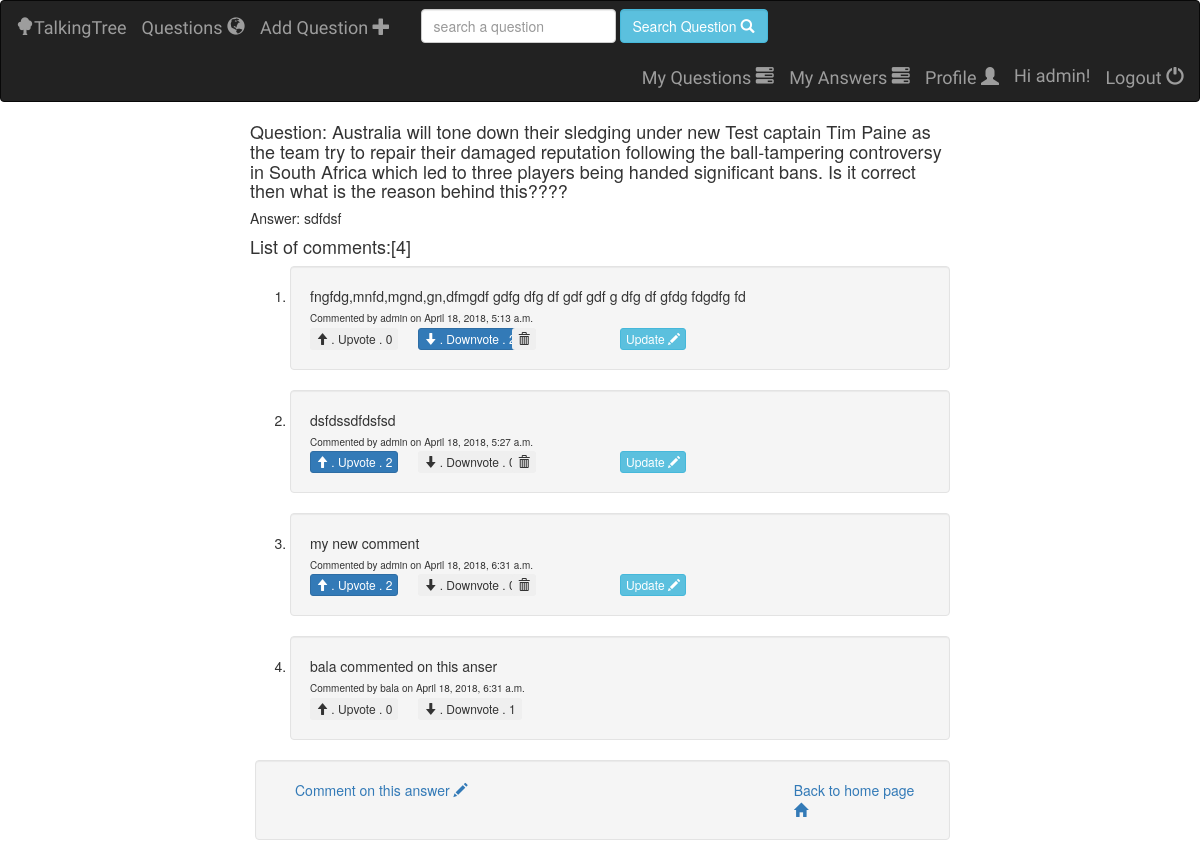
/talkingtree/questions/18/answers/31/comments/ (signed in), run on the app's committed database.
### talkingtree/models.py (models this page shows, shortened)
class Question(models.Model):
    user = models.ForeignKey(User, on_delete=models.DO_NOTHING)
    question_text = models.CharField(null=False, max_length=1023)
    created_date = models.DateTimeField(default=timezone.now())
    class Meta:
        ordering = ['-id']

class Answer(models.Model):
    question = models.ForeignKey(Question, on_delete=models.CASCADE)
    user = models.ForeignKey(User, on_delete=models.DO_NOTHING, default=None)
    answer_text = models.CharField(max_length=1023)
    created_date = models.DateTimeField(default=timezone.now())
    class Meta:
        ordering = ['-id']

class Comment(models.Model):
    answer = models.ForeignKey(Answer, on_delete=models.CASCADE)
    user = models.ForeignKey(User, on_delete=models.DO_NOTHING, null=True, blank=True)
    comment_text = models.CharField(null=False, blank=False, max_length=1023)
    created_date = models.DateTimeField(default=timezone.now())

### talkingtree/views/comment.py (the view)
# urls.py: url(r'^questions/(?P<question_id>[0-9]+)/answers/(?P<answer_id>[0-9]+)/comments/$', comment.comment, name='comment'),
def comment(request, question_id, answer_id):
    try:
        answer = Answer.objects.get(pk=answer_id)
        question = Question.objects.filter(answer__id=answer_id).first()
        comments = Comment.objects.filter(answer = answer)
        count_comment = answer.comment_set.count();
        comments_list = []
        for comment in comments:
            count_votecomment = Votecomment.objects.filter(vote=True, comment=comment).count()
            count_downvotecomment = Votecomment.objects.filter(vote=False, comment=comment).count()
            count_uservotecomment = None
            if request.user.is_authenticated:
                count_uservotecomment = Votecomment.objects.filter(user=request.user, comment=comment).count()
            if count_uservotecomment > 0:
                votecomment = Votecomment.objects.filter(user=request.user, comment=comment).first()
                comments_list.append(
                    {
                        'comment': comment,
                        'vote': votecomment.vote,
                        'count_upvotecomment': count_votecomment,
                        'count_downvotecomment': count_downvotecomment
                    }
                )
            else:
                comments_list.append(
                    {
                        'comment': comment,
                        'vote': None,
                        'count_upvotecomment': count_votecomment,
                        'count_downvotecomment': count_downvotecomment
                    }
                )
    except Question.DoesNotExist:
        raise Http404('comment Does not Exist.')
    return render(request, 'talkingtree/comment.html', {'question':question, 'answer' : answer,
                                                         'all_comment': comments_list, 'count_comment':count_comment,
                                                        })

### talkingtree/templates/talkingtree/comment.html (shortened to what this page needs)
 {% extends 'talkingtree/base.html' %}
 {%  block body %}
            <h4> Question: {{ question.question_text }}</h4>
    <h5> Answer: {{ answer.answer_text }}</h5>
    {% if all_comment %}
        <h4> List of comments:[{{ count_comment }}] </h4>
        <ol>
            {% for comment in all_comment %}
            <li>
            <div class="well">
                {{ comment.comment.comment_text }}
                <br>
               <span class="" style="font-size: x-small">
                   Commented by {{ comment.comment.user }} on   {{ comment.comment.created_date }}
               </span>
                <div class="row">
                    <div class="col-sm-2">
                        <form action="{% url 'talkingtree:upvotes_comment' comment.comment.id %}" method="post">
                            <button type="submit"
                                    {% if comment.vote == True %}
                                        class="btn btn-primary btn-xs"
                                    {% else %}
                                        class="btn btn-denser btn-xs"
                                    {% endif %}>
                                <span class="glyphicon glyphicon-arrow-up"></span>
                                 . Upvote . {{ comment.count_upvotecomment }}
                            </button>
                        </form>
                    </div>
                    <div class="col-sm-2">
                        <form action="{% url 'talkingtree:downvotes_comment' comment.comment.id %}" method="post">
                            <button type="submit"
                                    {% if comment.vote == False %}
                                        class="btn btn-primary btn-xs"
                                    {% else %}
                                        class="btn btn-denser btn-xs"
                                    {% endif %}>
                                <span class="glyphicon glyphicon-arrow-down"></span>
                                . Downvote . {{ comment.count_downvotecomment }}
                            </button>
                        </form>
                    </div>
                    {% if comment.comment.user == user %}
                    <div class="col-sm-2">
                        <div class="row">
                            <form method="POST" action="{% url 'talkingtree:delete-comment' question.id answer.id  comment.comment.id  %}">
                                <button type="submit" value="Delete" class="btn btn-dense btn-xs">
                                    <span  class="glyphicon glyphicon-trash" aria-hidden="true"> </span>
                                </button>
                            </form>
                        </div>
                    </div>
                    <div class="col-sm-2">
                        <div class="row">
                            <a href="{% url 'talkingtree:update-comment' question.id answer.id  comment.comment.id  %}" class="btn btn-info btn-xs">
                                Update
                                <span  class="glyphicon glyphicon-pencil" aria-hidden="true"> </span></a>
                        </div>
                    </div>
                    {% endif %}
                </div>
            </div>
            </li>
            {% endfor %}
        </ol>
        {% else %}
              <div class="alert alert-danger">
        No comment found. People are searching for a better comment to this answer.
       </div>
    {% endif %}
             <div class="well" style="margin-left: 5px">
             <div class="row" style="margin-left: 5px">
                {% if user.is_authenticated %}
                <div  class="col-sm-9"><a href="{% url 'talkingtree:add-comment' question.id answer.id %}">
                    Comment on this answer
                    <span  class="glyphicon glyphicon-pencil" aria-hidden="true"> </span></a>
                </div>
                 {% endif %}
                <div  class="col-sm-3">
                    <a href="/talkingtree/"> Back to home page  <span  class="glyphicon glyphicon-home" aria-hidden="true"> </span></a>
                </div>
             </div>
            </div>
 {% endblock %}

### talkingtree/templates/talkingtree/base.html (shortened to what this page needs)
    <!DOCTYPE html>
    <html lang="en">
    <head>
      {% load staticfiles %}
      <link rel="stylesheet" type="text/css" href="{% static 'talkingtree/style.css' %}">
      <link rel="stylesheet" href="https://maxcdn.bootstrapcdn.com/bootstrap/3.3.7/css/bootstrap.min.css">
    </head>
    <body>
    <nav class="navbar navbar-inverse">
      <div class="container-fluid">
        <div class="navbar-header">
          <a class="navbar-brand" href="{% url 'talkingtree:question' %}">
              <span  class="glyphicon glyphicon-tree-deciduous" aria-hidden="true"></span>TalkingTree</a>
        </div>
        <ul class="nav navbar-nav ">
          <li> <a class="navbar-brand" href="{% url 'talkingtree:question' %}">
              Questions  <span class="glyphicon glyphicon-globe" aria-hidden="true"></span>
          </a></li>
         {% if user.is_authenticated %}
            <li>
              <a class="navbar-brand" href="{% url 'talkingtree:add-question' %}">
                     Add Question <span  class="glyphicon glyphicon-plus" aria-hidden="true"></span>
              </a>
            </li>
         {% endif %}
        </ul>
          <form class="navbar-form navbar-left" role="search" method="get" action="{% url 'talkingtree:searchquestions' %}">
            <input type="text" class="form-control" name = "q" value="" placeholder="search a question" required>
             <button class="form-control btn btn-info" name = "searchBtn" >Search Question
             <span class="glyphicon glyphicon-search" aria-hidden="true"></span>
             </button>
          </form>
          <ul class="nav navbar-nav navbar-right">
                    {% if user.is_authenticated %}
                       <li>
                           <a class="navbar-brand" href="{% url 'talkingtree:myquestions' %}">
                                My Questions
                                <span class="glyphicon glyphicon-tasks" aria-hidden="true"></span>
                            </a>
                       </li>
                        <li>
                           <a class="navbar-brand" href="{% url 'talkingtree:myanswers' %}">
                                My Answers
                                <span class="glyphicon glyphicon-tasks" aria-hidden="true"></span>
                            </a>
                       </li>
                      <li class="">
                            <a class="navbar-brand" href="{% url 'talkingtree:profile' %}">
                                Profile <span class="glyphicon glyphicon-user" aria-hidden="true"></span>
                            </a>
                      </li>
                        <li class="">
                         <div class="navbar-brand">
                            Hi {{ user.username }}!
                            </div>
                        </li>
                        <li>
                            <a class="navbar-brand" href="{% url 'talkingtree:logout' %}">
                                Logout  <span  class="glyphicon glyphicon-off" aria-hidden="true"></span>
                            </a>
                        </li>
                    {% endif %}
          </ul>
      </div>
    </nav>
    <div style="margin: 5px 250px 250px 250px;">
        {% block body %}
        {% endblock %}
    </div>
    </body>
    </html>

### talkingtree/static/talkingtree/style.css (style rules this page uses)
.navbar-brand { font-family: 'Satisfy', cursive; }

### data on the page
Question: question_text "Australia will tone down their sledging under new Test captain Tim Paine as the team try to repair their damaged reputation following the ball-tampering controversy in South Africa which led to three players being handed significant bans. Is it correct then what is the reason behind this????"
Answer: answer_text "sdfdsf"
Comment: comment.comment_text "fngfdg,mnfd,mgnd,gn,dfmgdf gdfg dfg df gdf gdf g dfg df gfdg fdgdfg fd", comment.user "admin", comment.created_date "April 18, 2018, 5:13 a.m.", count_upvotecomment "0", shows "Update"
Comment: comment.comment_text "dsfdssdfdsfsd", comment.user "admin", comment.created_date "April 18, 2018, 5:27 a.m.", count_upvotecomment "2", shows "Update"
Comment: comment.comment_text "my new comment", comment.user "admin", comment.created_date "April 18, 2018, 6:31 a.m.", count_upvotecomment "2", shows "Update"
Comment: comment.comment_text "bala commented on this anser", comment.user "bala", comment.created_date "April 18, 2018, 6:31 a.m.", count_upvotecomment "0", count_downvotecomment "1"

### other printed values
{{ user.username }} "admin"
{{ count_comment }} "4"
